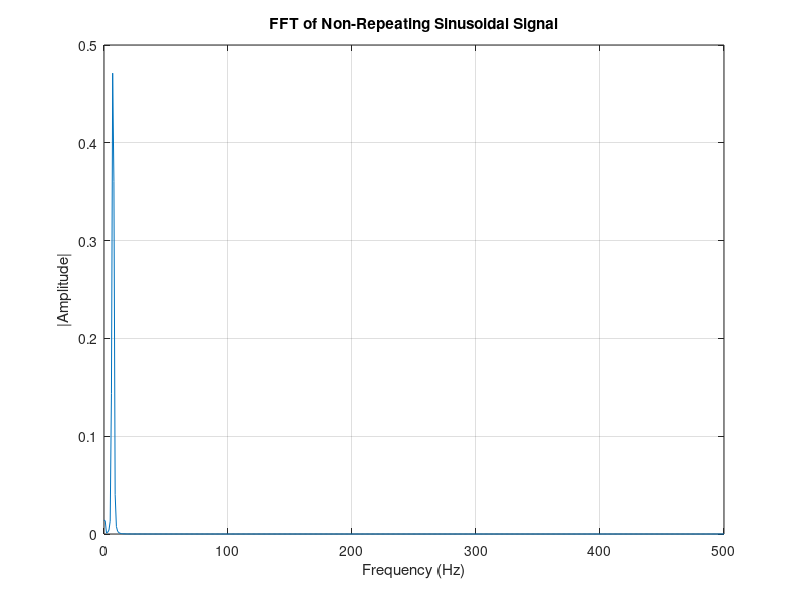

The MATLAB source for this figure:
% --- Parameters ---
Fs = 1000;                     % Sampling frequency (Hz)
T = 1/Fs;                      % Sampling period
L = 1000;                      % Length of signal (number of samples)
t = (0:L-1)*T;                 % Time vector

% --- Signal: A non-repeating sine wave ---
f_signal = 7.3;                % Non-integer frequency (Hz)
data = sin(2*pi*f_signal*t);  % Sine wave that does NOT complete full cycles

% --- Remove DC component (optional) ---
data = data - mean(data);

% --- Apply window (optional) to reduce edge artifacts ---
window = hann(L)';
data_windowed = data .* window;

% --- Compute FFT ---
Y = fft(data_windowed);        % Fast Fourier Transform
P2 = abs(Y/L);                 % Two-sided spectrum
P1 = P2(1:L/2+1);              % One-sided spectrum
P1(2:end-1) = 2*P1(2:end-1);   % Correct amplitude

% --- Frequency axis ---
f = Fs*(0:(L/2))/L;

% --- Plot ---
plot(f, P1)
xlabel('Frequency (Hz)')
ylabel('|Amplitude|')
title('FFT of Non-Repeating Sinusoidal Signal')
grid on